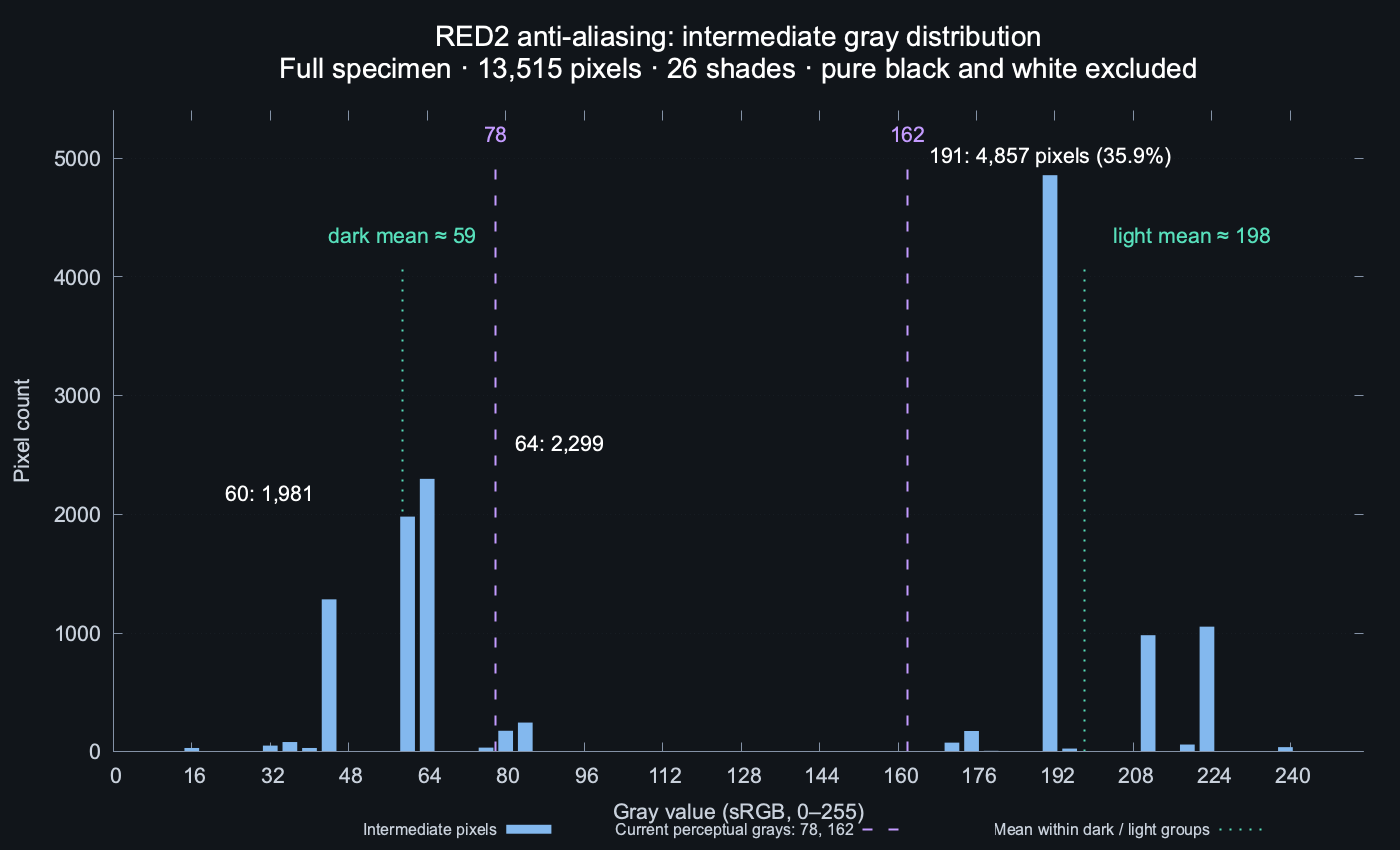

This chart was generated by the following gnuplot code:
set terminal pngcairo size 1400,850 enhanced font "Arial,16" background rgb "#11151a"
set output "previews/antialiasing-histogram.png"
set datafile separator comma
set border 3 lc rgb "#8492a6"
set tics textcolor rgb "#c9d1dc"
set xtics 16
set ytics 1000
set grid ytics lc rgb "#303b48"
set xrange [0:255]
set yrange [0:5400]
set xlabel "Gray value (sRGB, 0–255)" textcolor rgb "#c9d1dc"
set ylabel "Pixel count" textcolor rgb "#c9d1dc"
set title "RED2 anti-aliasing: intermediate gray distribution\nFull specimen · 13,515 pixels · 26 shades · pure black and white excluded" textcolor rgb "#ffffff" font "Arial,21"
set boxwidth 3 absolute
set style fill solid 1.0 noborder
set key outside bottom center horizontal maxrows 1 textcolor rgb "#c9d1dc" font "Arial,12" spacing 1.2
set arrow 1 from 78,0 to 78,5000 nohead dt 2 lw 2 lc rgb "#c49bff"
set arrow 2 from 162,0 to 162,5000 nohead dt 2 lw 2 lc rgb "#c49bff"
set arrow 3 from 59,0 to 59,4100 nohead dt 3 lw 2 lc rgb "#57dfbb"
set arrow 4 from 198,0 to 198,4100 nohead dt 3 lw 2 lc rgb "#57dfbb"
set label 1 "78" at 78,5200 center textcolor rgb "#c49bff"
set label 2 "162" at 162,5200 center textcolor rgb "#c49bff"
set label 3 "dark mean ≈ 59" at 59,4350 center textcolor rgb "#57dfbb"
set label 4 "light mean ≈ 198" at 220,4350 center textcolor rgb "#57dfbb"
set label 5 "191: 4,857 pixels (35.9%)" at 191,5020 center textcolor rgb "#ffffff"
set label 6 "64: 2,299" at 82,2600 left textcolor rgb "#ffffff"
set label 7 "60: 1,981" at 41,2180 right textcolor rgb "#ffffff"
plot "previews/antialiasing-histogram.csv" every ::1 using 1:2 with boxes lc rgb "#83b8ee" title "Intermediate pixels", \
     NaN with lines dt 2 lw 2 lc rgb "#c49bff" title "Current perceptual grays: 78, 162", \
     NaN with lines dt 3 lw 2 lc rgb "#57dfbb" title "Mean within dark / light groups"
